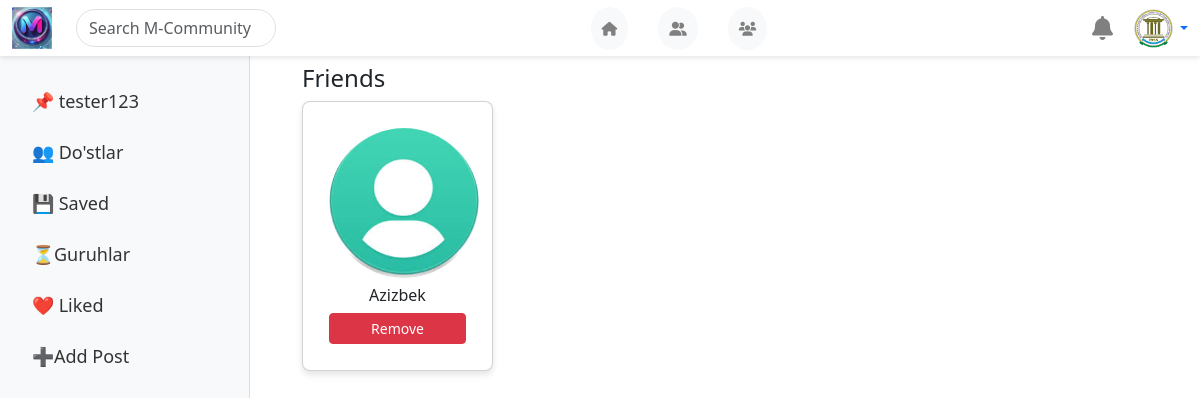
The app's page /posts/friends/ (signed in) with its own data.
### accounts/models.py (models this page shows, shortened)
class CustomUser(AbstractUser):
    age = models.PositiveIntegerField(blank=True,null=True)
    image = models.ImageField(upload_to='account_images/',default='images/images.jpg')

class FriendShip(models.Model):
    user = models.ForeignKey(CustomUser,on_delete=models.CASCADE,related_name='friends')
    friend = models.ForeignKey(CustomUser,on_delete=models.CASCADE,related_name='friend_of')
    created_at = models.DateField(auto_now=True)
    class Meta:
        unique_together = ('user','friend')

### posts/views.py (the view)
# urls.py: path('friends/',views.friends_view,name='friends')
def friends_view(request):
    friends = FriendShip.objects.filter(user=request.user)
    context = {
        'friends':friends
    }
    return render(request,'friends.html',context=context)

### templates/friends.html (shortened to what this page needs)
{% extends 'base.html' %}
{% block content %}
<div class="container mt-4">
    <h4>Friends</h4>
    <div class="row">
        {% for friend in friends %}
        <div class="col-md-3">
            <div class="card friend-card">
                <div class="card-body text-center">
                    <div class="avatar-container">
                        {% if friend.friend.image %}
                            <img src="{{ friend.friend.image.url }}" class="avatar">
                        {% else %}
                            <img src="https://via.placeholder.com/150" class="avatar">
                        {% endif %}
                    </div>
                    <h6 class="mt-2">{{ friend.friend.username }}</h6>
                    <a href="{% url 'remove_friend' friend.friend.username %}" class="btn btn-sm btn-danger w-100">Remove</a>
                </div>
            </div>
        </div>
        {% endfor %}
    </div>
</div>
{% endblock %}

### templates/base.html (shortened to what this page needs)
{% load static %}
<!DOCTYPE html>
<html lang="uz">
<head>
    <link rel="stylesheet" href="https://cdn.jsdelivr.net/npm/bootstrap@5.3.0/dist/css/bootstrap.min.css">
    <link rel="stylesheet" href="https://cdnjs.cloudflare.com/ajax/libs/font-awesome/6.4.2/css/all.min.css">
</head>
<body>
<nav class="navbar navbar-expand-lg fixed-top">
    <div class="container-fluid d-flex align-items-center justify-content-center w-100">
        <div class="d-flex align-items-center">
            <a href="#" class="navbar-brand">
                <img src="{% static 'images/logo1.jpg' %}" width="40" alt="Logo">
            </a>
            <input type="text" class="form-control rounded-pill ms-2 d-none d-md-block"
                   placeholder="Search M-Community" style="max-width: 200px;">
        </div>
        <div class="d-flex justify-content-center flex-grow-1">
            <a href="{% url 'home' %}" class="btn btn-light nav-icon" data-bs-toggle="tooltip" title="Asosiy sahifa">
                <i class="fas fa-home"></i>
            </a>
            <a href="{% url 'friends' %}" class="btn btn-light nav-icon" data-bs-toggle="tooltip" title="Do‘stlar">
                <i class="fas fa-user-friends"></i>
            </a>
            <a href="{% url 'group_list' %}" class="btn btn-light nav-icon" data-bs-toggle="tooltip" title="Guruhlar">
                <i class="fas fa-users"></i>
            </a>
        </div>
        <div class="d-flex align-items-center">
            <div class="dropdown">
                <a href="#" class="nav-icon position-relative" id="notificationDropdown" data-bs-toggle="dropdown">
                    <i class="fas fa-bell"></i>
                </a>
            </div>
            <div class="dropdown ms-2">
                <a href="#" class="d-flex align-items-center text-decoration-none dropdown-toggle" data-bs-toggle="dropdown">
                    <img src="{{user.image.url}}" class="profile-img">
                </a>
            </div>
        </div>
    </div>
</nav>
<div class="container-fluid">
    <div class="row">
        <nav class="sidebar">
            <ul class="nav flex-column">
                <li class="nav-item"><a class="nav-link" href="{% url 'profile' user.username  %}">📌 {{user.username}}</a></li>
                <li class="nav-item"><a class="nav-link" href="{% url 'friends' %}">👥 Do'stlar</a></li>
                <li class="nav-item"><a class="nav-link" href="{% url 'saved_post' %}">💾 Saved</a></li>
                <li class="nav-item"><a class="nav-link" href="{% url 'group_list' %}">⏳Guruhlar</a></li>
                <li class="nav-item"><a class="nav-link" href="{% url 'liked_post' %}">❤️ Liked</a></li>
                <li class="nav-item"><a class="nav-link" href="{% url 'add_post' %}">➕Add Post</a></li>
            </ul>
        </nav>
        <main class="main-content">
            {% block content %}
            {% endblock content %}
        </main>
    </div>
</div>
</body>
</html>

### templates/base.html (style rules this page uses)
.navbar { background-color: white; box-shadow: 0 2px 5px rgba(0, 0, 0, 0.1); }
.nav-icon { font-size: 1.5rem; margin-left: 30px; color: gray; padding: 10px; border-radius: 50%; transition: background 0.3s, text-decoration 0.3s; text-decoration: none; }
.profile-img { width: 45px; height: 45px; border-radius: 50%; object-fit: cover; cursor: pointer; }
.navbar { height: 56px; }
.sidebar { position: fixed; top: 56px; left: 0; width: 250px; height: calc(100vh - 56px); background-color: #f8f9fa; padding-top: 20px; border-right: 1px solid #ddd; overflow-y: auto; }
.sidebar .nav-link { font-size: 18px; font-weight: 500; color: #333; padding: 12px 20px; transition: background 0.3s, color 0.3s; }
.main-content { margin-left: 270px; padding: 20px; max-width: 900px; width: 100%; margin-top: 20px; }

### templates/friends.html (style rules this page uses)
.friend-card { box-shadow: 0 4px 6px rgba(0, 0, 0, 0.1); border-radius: 8px; padding: 10px; }
.avatar-container { width: 150px; height: 150px; margin: auto; }
.avatar { width: 100%; height: 100%; border-radius: 50%; object-fit: cover; }
.btn { font-size: 14px; }

### records on screen
CustomUser: image (picture), username "tester123"
FriendShip: friend.image (picture), friend.username "Azizbek"
